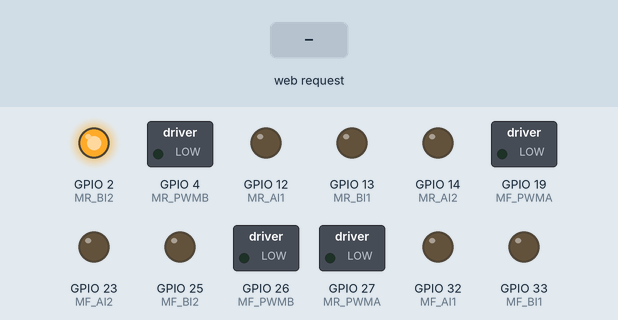
Recording of a sketch running on a simulated ESP32. On the bench: switched loads named in the sketch (green lamp = pin HIGH), output pins drawn as LEDs (lit = HIGH). Inputs (shaded band) come from the test bench. WiFi joins after 1.5 s; servers stay silent unless stated; what the sketch prints to the serial monitor is not drawn.

Above: at 2.7 s.
2.8 s: HTTP request GET /start received
At 5.2 s:
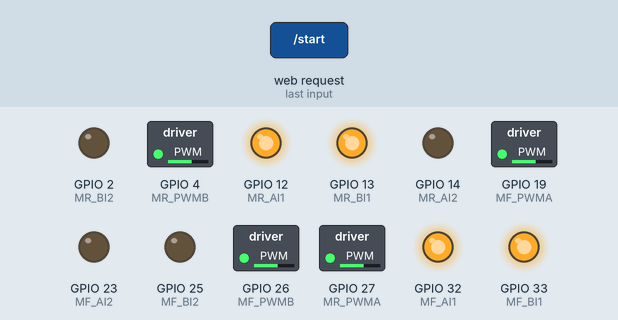
5.8 s: HTTP request GET /stop received
At 6.7 s:
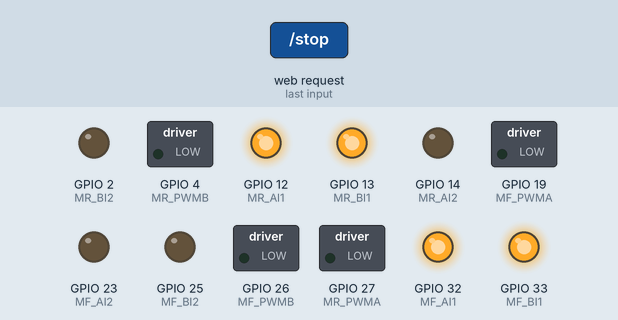
7.3 s: HTTP request GET /start received
At 8.4 s:
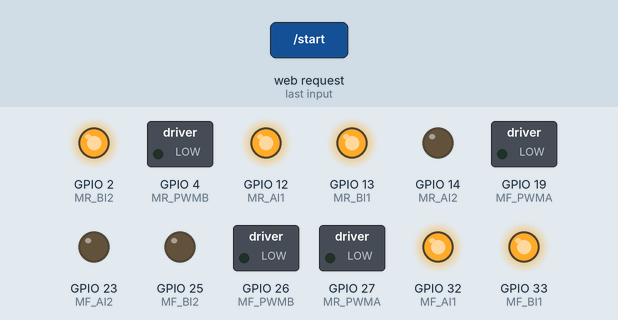
13.3 s: HTTP request GET /stop received
At 14.4 s:
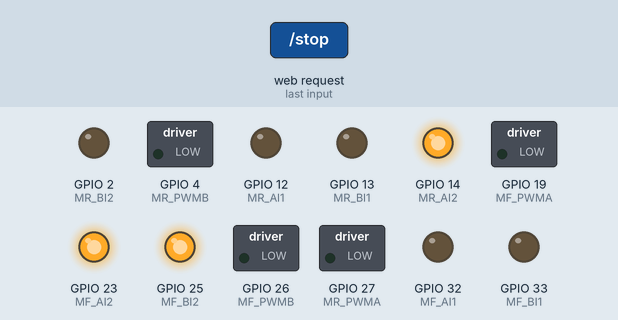
Timing chart, 0 to 15.8 s (numbered marks = the images above; inputs shaded):
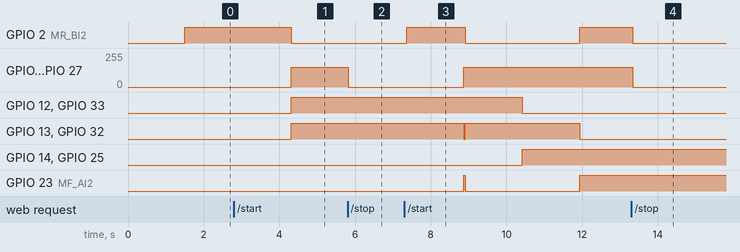

Measured:
- after the input at 2.8 s, GPIO 2 (MR_BI2): HIGH → LOW after 1.5 s; GPIO 4 (MR_PWMB), GPIO 19 (MF_PWMA), GPIO 26 (MF_PWMB), GPIO 27 (MR_PWMA): 0/255 → 150/255 after 1.5 s; GPIO 12 (MR_AI1), GPIO 13 (MR_BI1), GPIO 32 (MF_AI1), GPIO 33 (MF_BI1): LOW → HIGH after 1.5 s
- after the input at 5.8 s, GPIO 4 (MR_PWMB), GPIO 19 (MF_PWMA), GPIO 26 (MF_PWMB), GPIO 27 (MR_PWMA): 150/255 → 0/255 at once; GPIO 12 (MR_AI1), GPIO 33 (MF_BI1): stays HIGH (without the input it goes to LOW after 0.01 s); GPIO 14 (MR_AI2), GPIO 25 (MF_BI2): stays LOW (without the input it goes to HIGH after 0.01 s)
- after the input at 7.3 s, GPIO 2 (MR_BI2): LOW → HIGH after 0.07 s, → LOW 1.5 s later, → HIGH 3.0 s later; GPIO 4 (MR_PWMB): 0/255 → 150/255 after 1.6 s
- after the input at 13.3 s, GPIO 2 (MR_BI2): HIGH → LOW after 0.04 s instead of 1.6 s; GPIO 4 (MR_PWMB): 150/255 → 0/255 at once

The sketch:

square_loop_test.ino
```cpp
#include <WiFi.h>
#include "soc/soc.h"
#include "soc/rtc_cntl_reg.h"

// --- CONFIGURATION ---
const char* ssid = "Thousand-sunny";
const char* password = "ZiaBHai123";
int speed_val = 150; // Speed (0-255). Lowered to 150 to be safe with power.
// ---------------------

// --- PIN DEFINITIONS (Mecanum) ---
// Right Front (FR)
#define MF_PWMA 19
#define MF_AI1 32
#define MF_AI2 23
// Left Front (FL)
#define MF_PWMB 26
#define MF_BI1 33
#define MF_BI2 25
// Right Rear (RR)
#define MR_PWMA 27
#define MR_AI1 12
#define MR_AI2 14
// Left Rear (RL)
#define MR_PWMB 4
#define MR_BI1 13
#define MR_BI2 2

#define LED_PIN 2

WiFiServer server(80);

// State Variables
bool isMoving = false;
int moveState = 0; // 0=Right, 1=Forward, 2=Left, 3=Backward
unsigned long lastMoveTime = 0;
const int moveDuration = 1500; // Duration for each move in milliseconds

void setup() {
  WRITE_PERI_REG(RTC_CNTL_BROWN_OUT_REG, 0); // Brownout fix

  // Motor Pins Setup
  pinMode(MF_PWMA, OUTPUT); pinMode(MF_AI1, OUTPUT); pinMode(MF_AI2, OUTPUT);
  pinMode(MF_PWMB, OUTPUT); pinMode(MF_BI1, OUTPUT); pinMode(MF_BI2, OUTPUT);
  pinMode(MR_PWMA, OUTPUT); pinMode(MR_AI1, OUTPUT); pinMode(MR_AI2, OUTPUT);
  pinMode(MR_PWMB, OUTPUT); pinMode(MR_BI1, OUTPUT); pinMode(MR_BI2, OUTPUT);

  pinMode(LED_PIN, OUTPUT);
  Serial.begin(115200);

  // WiFi Setup
  WiFi.begin(ssid, password);
  while (WiFi.status() != WL_CONNECTED) {
    delay(500);
    Serial.print(".");
  }
  Serial.println("\nWiFi connected.");
  Serial.println(WiFi.localIP());
  digitalWrite(LED_PIN, HIGH);
  server.begin();
}

void loop() {
  delay(50);
  // 1. CHECK FOR COMMANDS
  WiFiClient client = server.available();
  if (client) {
    String currentLine = "";
    while (client.connected()) {
      if (client.available()) {
        char c = client.read();
        currentLine += c;
        if (currentLine.indexOf("start") >= 0) {
           Serial.println("CMD: START");
           digitalWrite(LED_PIN, HIGH);
           isMoving = true;
           lastMoveTime = millis(); // Reset timer
           moveState = 0;           // Reset to first move
           currentLine = "";
        }
        if (currentLine.indexOf("stop") >= 0) {
           Serial.println("CMD: STOP");
           digitalWrite(LED_PIN, LOW);
           isMoving = false;
           stopMotors();
           currentLine = "";
        }
      }
    }
    client.stop();
  }

  // 2. HANDLE MOVEMENT (Non-blocking)
  if (isMoving) {
    unsigned long currentMillis = millis();

    // Switch state every 'moveDuration' ms
    if (currentMillis - lastMoveTime >= moveDuration) {
      moveState++;
      if (moveState > 3) moveState = 0; // Loop back to start (Square)
      lastMoveTime = currentMillis;
    }

    // Execute based on state
    switch (moveState) {
      case 0: moveRight();    break;
      case 1: moveForward();  break;
      case 2: moveLeft();     break;
      case 3: moveBackward(); break;
    }
  } else {
    stopMotors();
  }
}

// --- MOTOR HELPER FUNCTIONS ---

void setMotor(int pwmPin, int in1, int in2, int speed, bool forward) {
  analogWrite(pwmPin, speed);
  if (forward) {
    digitalWrite(in1, HIGH);
    digitalWrite(in2, LOW);
  } else {
    digitalWrite(in1, LOW);
    digitalWrite(in2, HIGH);
  }
}

void stopMotors() {
  analogWrite(MF_PWMA, 0); analogWrite(MF_PWMB, 0);
  analogWrite(MR_PWMA, 0); analogWrite(MR_PWMB, 0);
}

// FL=FrontLeft, FR=FrontRight, RL=RearLeft, RR=RearRight
void moveForward() {
  // All Forward
  setMotor(MF_PWMB, MF_BI1, MF_BI2, speed_val, true);  // FL Fwd
  setMotor(MF_PWMA, MF_AI1, MF_AI2, speed_val, true);  // FR Fwd
  setMotor(MR_PWMB, MR_BI1, MR_BI2, speed_val, true);  // RL Fwd
  setMotor(MR_PWMA, MR_AI1, MR_AI2, speed_val, true);  // RR Fwd
}

void moveBackward() {
  // All Backward
  setMotor(MF_PWMB, MF_BI1, MF_BI2, speed_val, false); // FL Rev
  setMotor(MF_PWMA, MF_AI1, MF_AI2, speed_val, false); // FR Rev
  setMotor(MR_PWMB, MR_BI1, MR_BI2, speed_val, false); // RL Rev
  setMotor(MR_PWMA, MR_AI1, MR_AI2, speed_val, false); // RR Rev
}

void moveRight() {
  // FL Fwd, FR Rev, RL Rev, RR Fwd
  setMotor(MF_PWMB, MF_BI1, MF_BI2, speed_val, true);  // FL Fwd
  setMotor(MF_PWMA, MF_AI1, MF_AI2, speed_val, false); // FR Rev
  setMotor(MR_PWMB, MR_BI1, MR_BI2, speed_val, false); // RL Rev
  setMotor(MR_PWMA, MR_AI1, MR_AI2, speed_val, true);  // RR Fwd
}

void moveLeft() {
  // FL Rev, FR Fwd, RL Fwd, RR Rev
  setMotor(MF_PWMB, MF_BI1, MF_BI2, speed_val, false); // FL Rev
  setMotor(MF_PWMA, MF_AI1, MF_AI2, speed_val, true);  // FR Fwd
  setMotor(MR_PWMB, MR_BI1, MR_BI2, speed_val, true);  // RL Fwd
  setMotor(MR_PWMA, MR_AI1, MR_AI2, speed_val, false); // RR Rev
}
```
